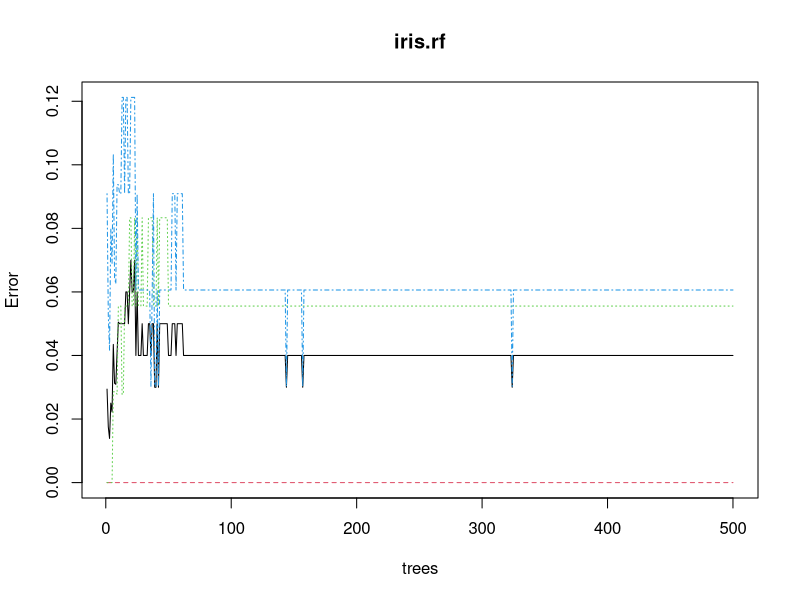
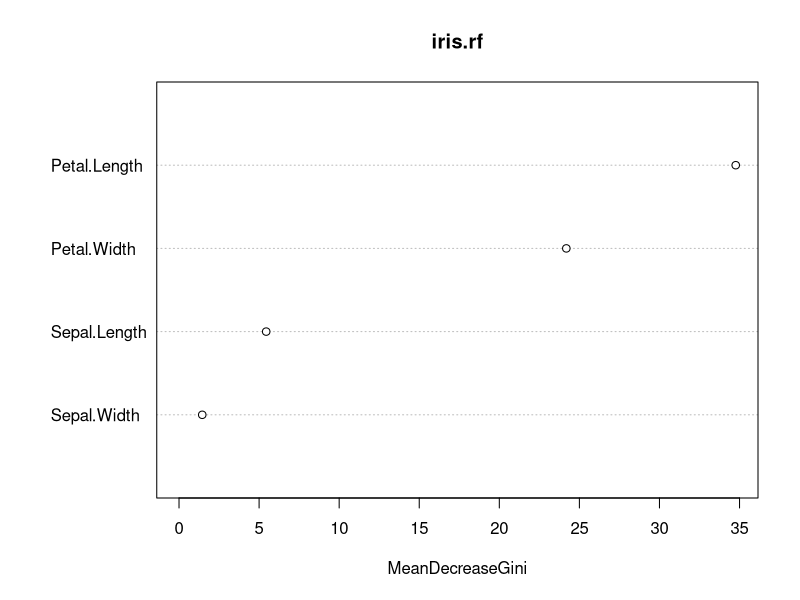

Write the R code that produced these figures, in order.
install.packages("randomForest")
library(datasets)
library(randomForest)

head(iris)
set.seed(100)
iris.split <- sample(2,nrow(iris),replace = TRUE,prob = c(2/3,1/3))

iris.train <- iris[iris.split == 1 ,]
iris.test <- iris[iris.split == 2 ,]

set.seed(1210)
iris.rf <- randomForest(Species ~ . ,
                        data = iris.train,
                        ntree = 500,
                        proximity = TRUE)
print(iris.rf)
plot(iris.rf)
importance(iris.rf)
varImpPlot(iris.rf)


#use the model on testing data

iris.pred <- predict(iris.rf , newdata = iris.test)
table(iris.pred, iris.test$Species)
